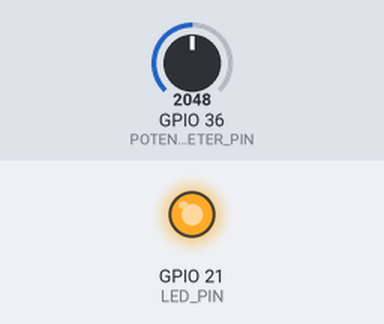
Bench run of a sketch on a simulated ESP32. Parts: output pins drawn as LEDs (lit = HIGH). The inputs (shaded band) are chosen by the test bench; at power-on: GPIO 36 (POTENTIOMETER_PIN) = 2048.

Above: at 1.2 s.
1.3 s: GPIO 36 (POTENTIOMETER_PIN) set to 1035
2.8 s: GPIO 36 (POTENTIOMETER_PIN) set to 957
At 3.3 s:
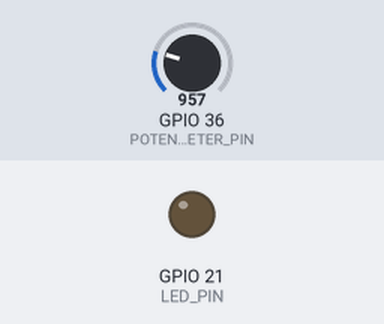
4.3 s: GPIO 36 (POTENTIOMETER_PIN) set to 1040
At 5.5 s:
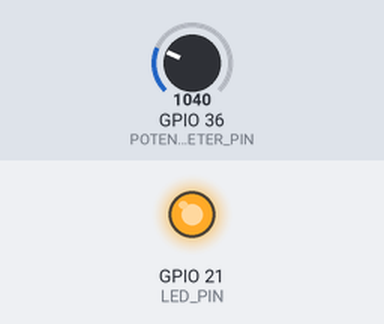
5.8 s: GPIO 36 (POTENTIOMETER_PIN) set to 960
At 6.8 s:
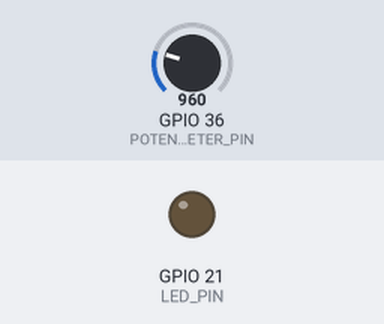
Timing chart, 0 to 8.3 s (numbered marks = the images above; inputs shaded):
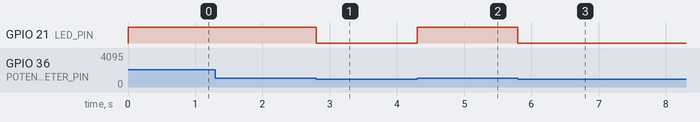

Measured:
- the behaviour switches between 1001 and 1000 on GPIO 36 (POTENTIOMETER_PIN) (found by bisection; images 0 and 1)
- after the input at 1.3 s, every drawn part: stays the same
- after the input at 2.8 s, GPIO 21 (LED_PIN): HIGH → LOW at once
- after the input at 4.3 s, GPIO 21 (LED_PIN): LOW → HIGH at once
- after the input at 5.8 s, GPIO 21 (LED_PIN): HIGH → LOW at once

The sketch:

potentio.ino.ino
```cpp
#define POTENTIOMETER_PIN 36 // ESP32 pin GIOP36 (ADC0) connected to Potentiometer pin
#define LED_PIN           21 // ESP32 pin GIOP21 connected to LED's pin
#define ANALOG_THRESHOLD  1000

void setup() {
  pinMode(LED_PIN, OUTPUT); // set ESP32 pin to output mode
}

void loop() {
  int analogValue = analogRead(POTENTIOMETER_PIN); // read the input on analog pin

  if (analogValue > ANALOG_THRESHOLD)
    digitalWrite(LED_PIN, HIGH); // turn on LED
  else
    digitalWrite(LED_PIN, LOW);  // turn off LED
}
```
